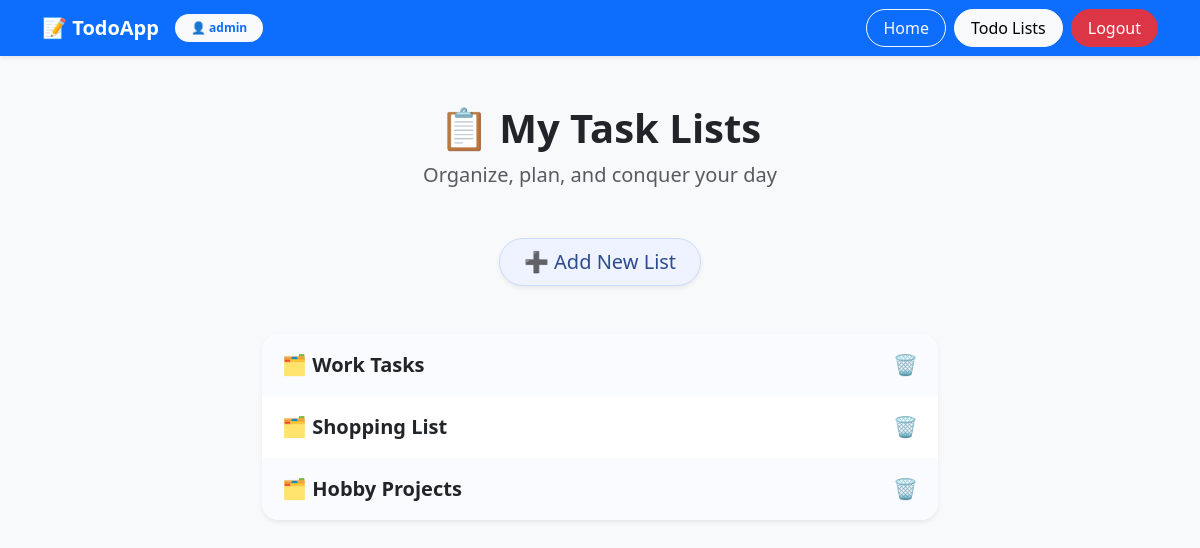
The page /tasks/my-task-lists/ (signed in) on the database its author committed.
### tasks/models.py (models this page shows, shortened)
class List(models.Model): # task list
    user = models.ForeignKey(User, on_delete=models.CASCADE, related_name= 'lists')
    name = models.CharField(max_length=100)

### tasks/views.py (the view)
# urls.py: path('my-task-lists/', views.all_tasks, name = 'my-task-lists'),
@login_required(login_url= 'users:login')
def all_tasks(request):
    user = request.user
    context = {
        'active_page': 'my-task-lists',
        'task_lists': List.objects.filter(user = user),
    }
    return render(request, 'tasks/task_lists.html', context)

### tasks/templates/tasks/task_lists.html (shortened to what this page needs)
{% extends 'layout.html' %}
{% block content %}
{% load static %}
<link rel="stylesheet" href="{% static 'tasks/styles.css' %}"/>
<section class="container my-5 max-width-700">
  <div class="text-center mb-5">
    <h1 class="fw-bold display-6 text-dark mb-2">📋 My Task Lists</h1>
    <p class="text-muted fs-5">Organize, plan, and conquer your day</p>
  </div>
  <div class="d-flex justify-content-center mb-5">
    <a href="{% url 'tasks:new-list' %}" class="btn btn-primary-soft btn-lg rounded-pill px-4 shadow-sm">
      ➕ Add New List
    </a>
  </div>
  {% if task_lists %}
    <div class="list-group shadow-sm rounded-4 overflow-hidden">
      {% for list in task_lists %}
        <div class="list-group-item task-list-item border-0 d-flex justify-content-between align-items-center">
          <a href="{% url 'tasks:my-task-list' list_id=list.pk %}"
             class="flex-grow-1 text-decoration-none fw-semibold fs-5 text-dark text-truncate">
            🗂️ {{ list.name }}
          </a>
          <a href="{% url 'tasks:remove-list' list_id=list.pk %}"
             class="btn btn-sm text-danger remove-btn"
             title="Delete List"
          >
            🗑️
          </a>
        </div>
      {% endfor %}
    </div>
  {% else %}
    <p class="text-center text-muted fs-5 mt-5">
      😴 You haven’t created any task lists yet.
    </p>
  {% endif %}
</section>
{% endblock %}

### templates/layout.html (shortened to what this page needs)
{% load static %}
<!DOCTYPE html>
<html lang="en">
<head>
    <link href="https://cdn.jsdelivr.net/npm/bootstrap@5.3.3/dist/css/bootstrap.min.css" rel="stylesheet">
</head>
<body class="bg-light">
<nav class="navbar navbar-expand-lg navbar-dark bg-primary shadow-sm mb-4">
  <div class="container d-flex justify-content-between align-items-center">
    <div class="d-flex align-items-center">
      <a class="navbar-brand fw-bold text-white me-3" href="{% url 'homepage' %}">
        📝 TodoApp
      </a>
      {% if user.is_authenticated %}
        <span class="badge rounded-pill bg-light text-primary fw-semibold px-3 py-2">
          👤 {{ user.username }}
        </span>
      {% endif %}
    </div>
    <div class="d-flex gap-2">
      <a class="btn btn{% if active_page != 'homepage' %}-outline{% endif %}-light rounded-pill px-3" href="{% url 'homepage' %}">Home</a>
      <a class="btn btn{% if active_page != 'my-task-lists' %}-outline{% endif %}-light rounded-pill px-3" href="{% url 'tasks:my-task-lists' %}">Todo Lists</a>
      {% if not user.is_authenticated %}
        <a class="btn btn-warning text-dark rounded-pill px-3" href="{% url 'users:login' %}">Login</a>
      {% else %}
        <a class="btn btn-danger rounded-pill px-3" href="{% url 'users:logout' %}">Logout</a>
      {% endif %}
    </div>
  </div>
</nav>
<div class="container">
  {% block content %}
  {% endblock %}
</div>
</body>
</html>

### tasks/static/tasks/styles.css (style rules this page uses)
.max-width-700 { max-width: 700px; }
.btn-primary-soft { background-color: #eef3ff; color: #2d4b8f; border: 1px solid #cddcff; font-weight: 500; transition: all 0.25s ease; }
.list-group { border-radius: 1rem; }
.task-list-item { background-color: #ffffff; padding: 1rem 1.25rem; transition: background-color 0.2s ease, box-shadow 0.2s ease; }
.task-list-item:nth-child(odd) { background-color: #fafbfe; }
.remove-btn { background: none; border: none; padding: 0; font-size: 1.25rem; line-height: 1; transition: transform 0.15s ease, color 0.15s ease; }

### rows shown on the page
List: name "Work Tasks"
List: name "Shopping List"
List: name "Hobby Projects"

### other values the page prints
{{ user.username }} "admin"
